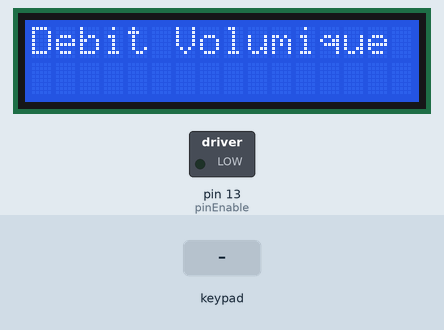
Recording of a sketch running on a simulated Arduino Mega 2560, built with avr-gcc and run on an emulated ATmega2560. Parts: 16×2 character LCD, switched loads named in the sketch (green lamp = pin HIGH). The test bench sets the inputs (shaded band). Pins used as bus, display or sensor lines are not drawn.

Above: at 0.1 s.
7.3 s: keypad keys 5 3 5 1 4 9 4 7 pressed 0.4 s apart
At 11.3 s:
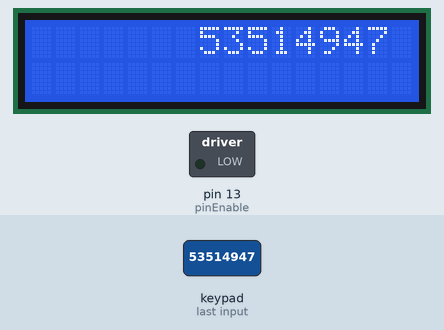
12.0 s: key '1' pressed
At 12.6 s:
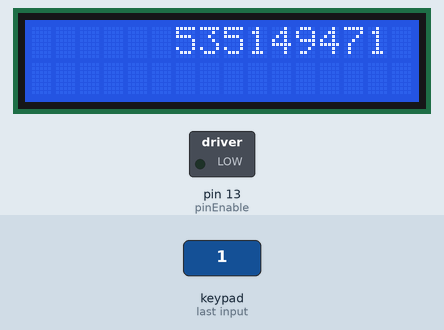
13.5 s: key '2' pressed
At 13.8 s:
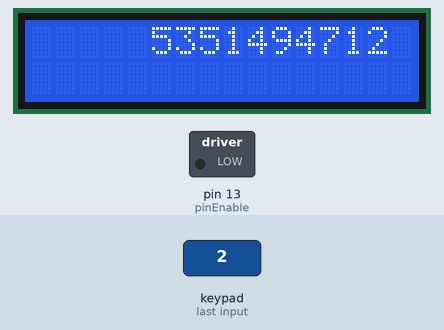
15.0 s: keypad keys 5 3 5 1 4 9 4 7 * pressed 0.4 s apart
At 18.0 s:
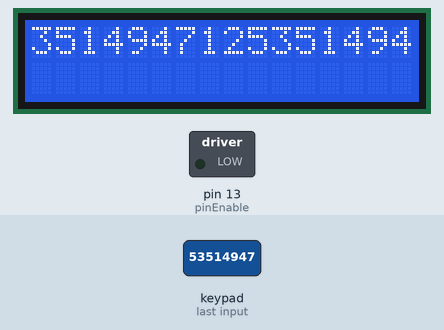
Timing chart, 0 to 19.5 s (numbered marks = the images above; inputs shaded):
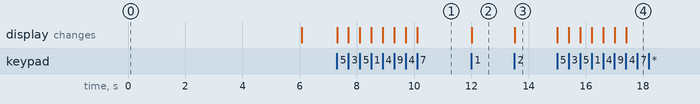

The sketch:

stepper_KEYPAD_LCD_CALCULETTE.ino
```cpp
/*
 Stepper Motor Control - speed control

 This program drives a unipolar or bipolar stepper motor.
 The motor is attached to digital pins 8 - 11 of the Arduino.
 A potentiometer is connected to analog input 0.

 The motor will rotate in a clockwise direction. The higher the potentiometer value,
 the faster the motor speed. Because setSpeed() sets the delay between steps,
 you may notice the motor is less responsive to changes in the sensor value at
 low speeds.

 Created 30 Nov. 2009
 Modified 28 Oct 2010
 by Tom Igoe

 */

#include <Stepper.h>
#include <LiquidCrystal.h>
#include <Keypad.h>


// DEBUT partie Klcd

LiquidCrystal lcd(7, 8, 9, 10, 11 , 12);
const byte ROWS = 4;
const byte COLS = 4;
char keys[ROWS][COLS] = {
  {'1','2','3','+'},
  {'4','5','6','-'},
  {'7','8','9','*'},
  {'X','0','=','/'},
};
byte rowPins[ROWS] = {53,51,49,47}; //connect to row pinouts
byte colPins[COLS] = {45,43,41,39}; //connect to column pinouts
Keypad myKeypad = Keypad( makeKeymap(keys), rowPins, colPins, ROWS, COLS );


//variables declaration
boolean valOnePresent = false;
boolean next = false;
boolean final = false;
String num;
int ans;
char op;

// FIN partie KLCD


// DEBUT Moteur Definitions


#define pinEnable 13 // Activation du driver/pilote
#define pinStep    9 // Signal de PAS (avancement)
#define pinDir     8 // Direction


// FIN Moteur


const int stepsPerRevolution = 200;  // change this to fit the number of steps per revolution
// for your motor


// initialize the stepper library on pins 8 through 11:
Stepper myStepper(stepsPerRevolution, 5, 6);

int stepCount = 0;  // number of steps the motor has taken

void setup(){
  lcd.begin(16,2);
  lcd.setCursor(0,0);
  lcd.print("Debit Volumique");
  delay(6000);
  lcd.clear(); //clears the LCD screen and positions the cursor in the upper-left corner.


pinMode( pinEnable, OUTPUT );
  pinMode( pinDir   , OUTPUT );
  pinMode( pinStep  , OUTPUT );


}    ////


void loop(){
  char key = myKeypad.getKey();

  if (key != NO_KEY && (key=='1'||key=='2'||key=='3'||key=='4'||key=='5'||key=='6'||key=='7'||key=='8'||key=='9'||key=='0'|| key == '-')){
    if (valOnePresent != true){
      num = num + key;
      int numLength = num.length();
      lcd.setCursor(15 - numLength, 0); //to adjust one whitespace for operator
      lcd.print(num);
    }////


// DEBUT MOTEUR


int i = 0;

  digitalWrite( pinDir   , HIGH); // Direction avant
  digitalWrite( pinStep  , LOW);  // Initialisation de la broche step


//FIN MOTEUR


if (final == true && key != NO_KEY && key == '='){

 int Reading = digitalRead(num.toInt());
  // map it to a range from 0 to 100:
  int motorSpeed = map(Reading, -10000, 10000, -100, 100);
  // set the motor speed:
  if (motorSpeed > -10000) {
    myStepper.setSpeed(motorSpeed);
    // step 1/100 of a revolution:
    myStepper.step(stepsPerRevolution / 100);
  }
}


else if (key != NO_KEY && key == 'X'){
    lcd.clear();
    valOnePresent = false;
    final = false;
    num = "";
    ans = 0;
    op = ' ';
  }


  }
}
```

Measured:
- after the input at 7.3 s, the display: first changes at once (image 1 shows a later state)
- after the input at 12.0 s, the display: changes at once (image 2)
- after the input at 13.5 s, the display: changes at once (image 3)
- after the input at 15.0 s, the display: first changes at once (image 4 shows a later state)
